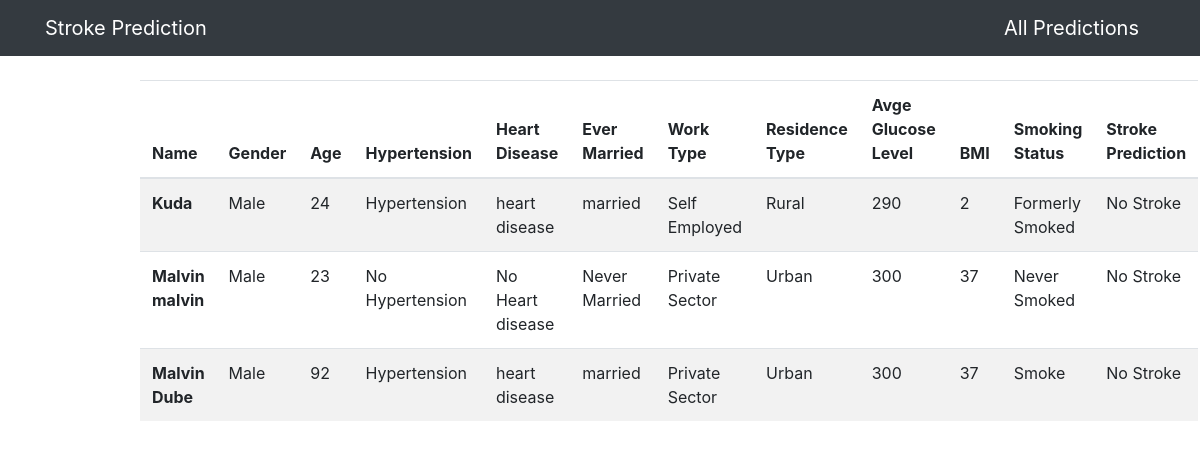
The page /predictions/ on the database its author committed.
### dashboard/models.py (models this page shows, shortened)
class Data(models.Model):
    name = models.CharField(max_length=50,null=True,)
    gender = models.PositiveIntegerField(null=True, choices=GENDER_CHOICES)
    age = models.IntegerField(
        validators= [MinValueValidator(10), MaxValueValidator(100)],null=True)
    hypertension = models.PositiveIntegerField(null=True, choices=HYPERTENSION_CHOICES)
    heart_disease = models.PositiveIntegerField(null=True, choices=HEART_DISEASE_CHOICES)
    ever_married = models.PositiveIntegerField(null=True, choices=EVER_MARRIED_CHOICES)
    work_type = models.PositiveIntegerField(null=True, choices=WORK_TYPE_CHOICES)
    residence_type = models.PositiveIntegerField(null=True, choices=RESIDENCE_CHOICES)
    average_glucose_level = models.IntegerField(null=True,)
    bmi = models.IntegerField(null=True)
    smoking_status = models.PositiveIntegerField(null=True, choices=SMOKING_STATUS_CHOICES)
    stroke_predictions = models.PositiveIntegerField(blank=True, choices=STROKE_CHOICES,null=True)
    date = models.DateTimeField(auto_now_add=True)
    class Meta:
        ordering = ['-date']

### dashboard/views.py (the view)
# urls.py: path('predictions/',views.predictions,name='dashboard-predictions'),
def predictions(request):
    predicted_strokes = Data.objects.all()
    context = {
        'predicted_strokes': predicted_strokes
    }
    return render(request,'dashboard/predictions.html', context)

### templates/dashboard/predictions.html (shortened to what this page needs)
{% extends 'partials/base.html' %}
{% block content %}
    <div class="container">
        <div class="row mt-4">
            <div class="col-md-8 offset-md-1">
               <table class="table table-striped">
                  <thead>
                    <tr>
                      <th scope="col">Name</th>
                      <th scope="col">Gender</th>
                      <th scope="col">Age</th>
                      <th scope="col">Hypertension</th>
                      <th scope="col">Heart Disease</th>
                      <th scope="col">Ever Married</th>
                      <th scope="col">Work Type</th>
                      <th scope="col">Residence Type</th>
                      <th scope="col">Avge Glucose Level</th>
                      <th scope="col">BMI</th>
                      <th scope="col">Smoking Status</th>
                      <th scope="col">Stroke Prediction</th>
                    </tr>
                  </thead>
                  <tbody>
                  {% for data in predicted_strokes %}
                    <tr>
                      <th scope="row">{{ data.name }}</th>
                      <td>{{ data.get_gender_display }}</td>
                      <td>{{ data.age }}</td>
                      <td>{{ data.get_hypertension_display }}</td>
                      <td>{{ data.get_heart_disease_display }}</td>
                      <td>{{ data.get_ever_married_display }}</td>
                      <td>{{ data.get_work_type_display }}</td>
                      <td>{{ data.get_residence_type_display }}</td>
                      <td>{{ data.average_glucose_level }}</td>
                      <td>{{ data.bmi }}</td>
                      <td>{{ data.get_smoking_status_display }}</td>
                      <td>{{ data.get_stroke_predictions_display }}</td>
                    </tr>
                  {% endfor %}
                  </tbody>
                </table>
            </div>
        </div>
    </div>
{% endblock %}

### templates/partials/base.html (shortened to what this page needs)
<!doctype html>
<html lang="en">
  <head>
    <link rel="stylesheet" href="https://cdn.jsdelivr.net/npm/bootstrap@4.6.2/dist/css/bootstrap.min.css">
  </head>
  <body>
     {% include 'partials/nav.html' %}
     {% block content %}
     {% endblock %}
  </body>
</html>

### templates/partials/nav.html
<nav class="navbar navbar-dark bg-dark">
  <div class="container">
    <a class="navbar-brand" href="{% url 'dashboard-index' %}">Stroke Prediction</a>
      <a class="navbar-brand ml-auto" href="{% url 'dashboard-predictions' %}">All Predictions</a>
  </div>
</nav>

### rows shown on the page
Data: name "Kuda", gender "Male", age "24", hypertension "Hypertension", heart_disease "heart disease", ever_married "married", work_type "Self Employed", residence_type "Rural", average_glucose_level "290", bmi "2", smoking_status "Formerly Smoked", stroke_predictions "No Stroke"
Data: name "Malvin malvin", gender "Male", age "23", hypertension "No Hypertension", heart_disease "No Heart disease", ever_married "Never Married", work_type "Private Sector", residence_type "Urban", average_glucose_level "300", bmi "37", smoking_status "Never Smoked", stroke_predictions "No Stroke"
Data: name "Malvin Dube", gender "Male", age "92", hypertension "Hypertension", heart_disease "heart disease", ever_married "married", work_type "Private Sector", residence_type "Urban", average_glucose_level "300", bmi "37", smoking_status "Smoke", stroke_predictions "No Stroke"
